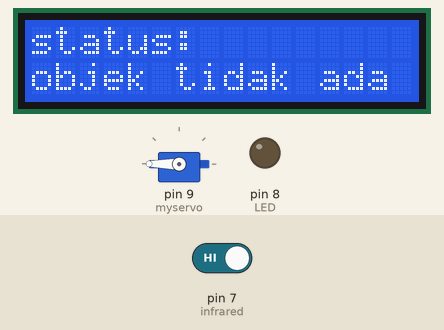
Recording of a sketch running on a simulated Arduino Uno, built with avr-gcc and run on an emulated ATmega328P. Shown: 16×2 character LCD, servo, output pins drawn as LEDs (lit = HIGH). The test bench sets the inputs (shaded band); at power-on: pin 7 (infrared) HIGH. What the sketch prints to the serial monitor is not drawn.

Above: at 1.2 s.
1.3 s: pin 7 (infrared) driven LOW
At 2.0 s:
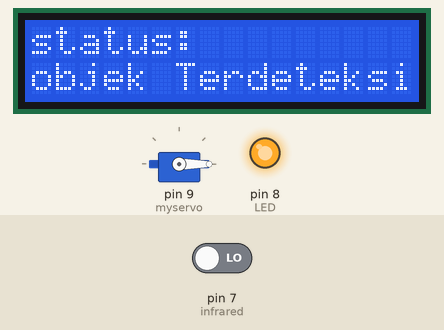
2.9 s: pin 7 (infrared) driven HIGH
At 3.6 s:
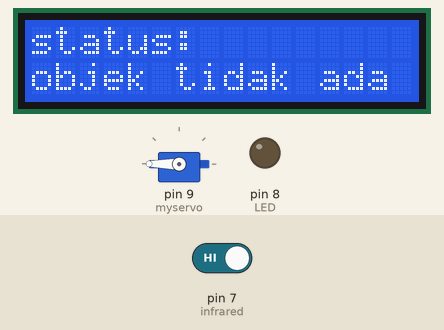
Timing chart, 0 to 5.9 s (numbered marks = the images above; inputs shaded):
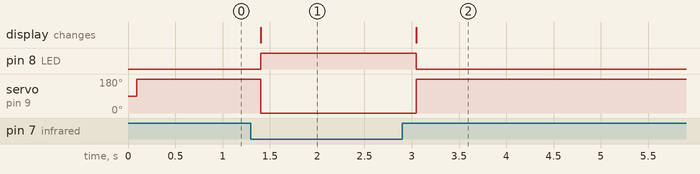

The sketch:

INFRARED_SERVO_LED_LCD.ino
```cpp
#include <Wire.h>
#include <LiquidCrystal_I2C.h>
#include <Servo.h>
#define infrared 7
#define LED 8
LiquidCrystal_I2C lcd(0x27, 16, 2);

Servo myservo;


void setup()
{


 pinMode(LED, OUTPUT);
 lcd.init();
 lcd.backlight();
 pinMode(infrared, INPUT);
 Serial.begin(9600);
 myservo.attach(9);


}

void loop()
{

 lcd.clear();
 lcd.setCursor(0,0);
 lcd.println("status: ");


  lcd.setCursor(0, 1);

 if(digitalRead(infrared) == LOW) {
  lcd.print("objek Terdeteksi");
  digitalWrite(LED, HIGH);
  Serial.println("OBJECT_DETECTED");
  myservo.write(0);

 } else {
  lcd.print("objek tidak ada");
  Serial.println("OBJECT_NOT DETECTED");
  digitalWrite(LED, LOW);
  myservo.write(360);


 }

delay(300);

}
```

Measured:
- after the input at 1.3 s, pin 8 (LED): LOW → HIGH after 0.10 s; servo on pin 9 (myservo): 180° → 0° after 0.10 s; the display: changes after 0.10 s (image 1)
- after the input at 2.9 s, pin 8 (LED): HIGH → LOW after 0.15 s; servo on pin 9 (myservo): 0° → 180° after 0.15 s; the display: changes after 0.15 s (image 2)
